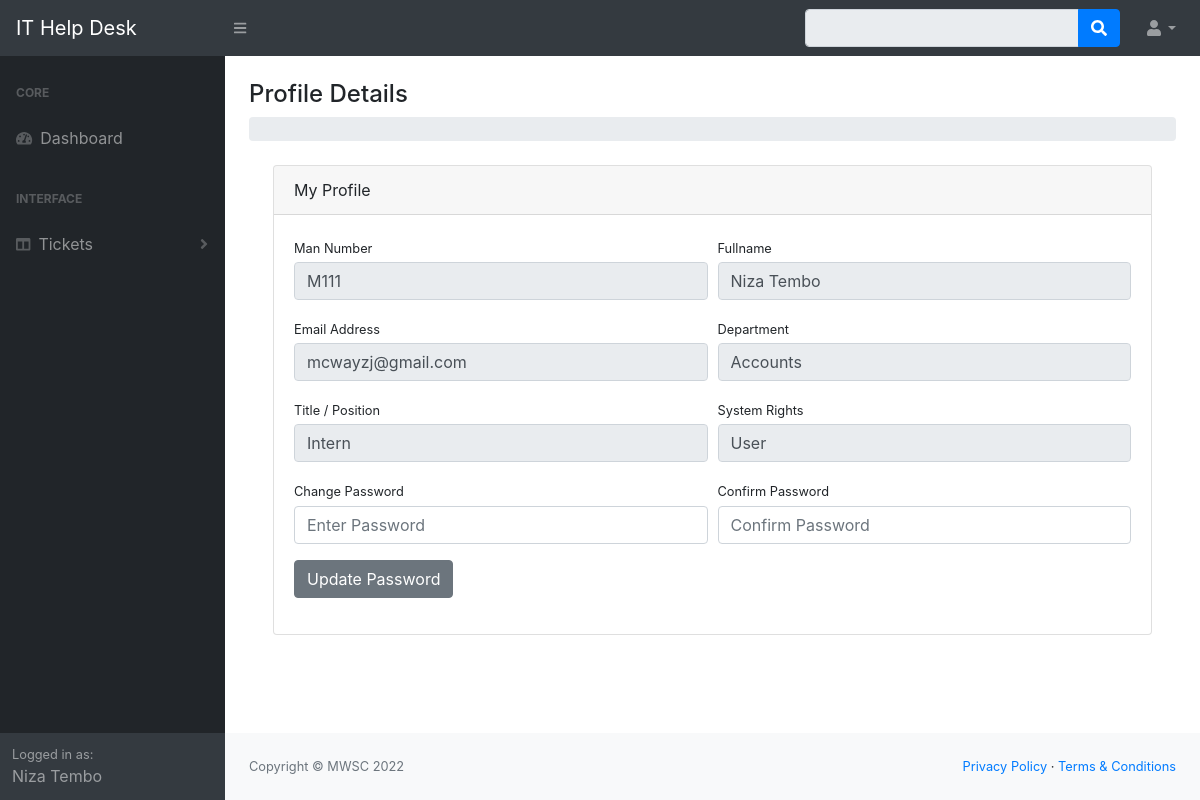
The app's page /user/dist/profile.php (signed in) with its own data.
### tables this page shows
CREATE TABLE `users` (
  `user_id` int(11) NOT NULL,
  `man_no` varchar(30) NOT NULL,
  `full_name` text NOT NULL,
  `email_address` varchar(100) NOT NULL,
  `department` text DEFAULT NULL,
  `job_title` text DEFAULT NULL,
  `role` text NOT NULL,
  `usr_password` varchar(254) NOT NULL
);

### user/dist/includes/user_model.php (called while the page is built, shortened)
<?php
class user_model
{
    public function getUser($id)
    {
        $db = new DBconnection();
        $dbConn = $db->getConnection();
        $sql = "SELECT * FROM `users` WHERE user_id='$id' LIMIT 1";
        return $dbConn->query($sql);
    }
}

### user/dist/profile.php (the view, shortened to what this page needs)
<?php
include "includes/header.php";
include "includes/navbar.php";
include "includes/user_model.php";
$user_model = new user_model();
$id = intval($_SESSION['user_id']);
$getuser = $user_model->getUser($id);
$user = $getuser->fetch(PDO::FETCH_ASSOC);
?>
<div id="layoutSidenav_content">
             <main>
                    <div class="container-fluid">
                        <h4 class="mt-4">Profile Details</h4>
                        <ol class="breadcrumb mb-4">
                        </ol>
                     <div class="container-fluid">
                        <div class="card mb-4">
                        <div class="card-header">
                               My Profile
                            </div>
                        <div class="card-body">
                        <form method='POST' class='form-horizontal'>
                         <div class="form-row">
                            <div class="col-md-6">
                                <div class="form-group">
                                    <label class="small mb-1" for="man_no">Man Number</label>
                                    <input class="form-control" value="<?=$user['man_no']?>" name="man_no" id="man_no" type="text" placeholder="Enter Man No" disabled>
                                 </div>
                            </div>
                            <div class="col-md-6">
                                <div class="form-group">
                                    <label class="small mb-1" for="fullname">Fullname</label>
                                    <input class="form-control" value="<?=$user['full_name']?>" name="fullname" id="f_name" type="text" placeholder="Enter Full Name" disabled>
                                 </div>
                            </div>
                        </div>
                        <div class="form-row">
                            <div class="col-md-6">
                                <div class="form-group">
                                    <label class="small mb-1" for="email">Email Address</label>
                                    <input class="form-control" value="<?=$user['email_address']?>" name="email" id="email" type="email" placeholder="Enter Email Address" disabled>
                                </div>
                            </div>
                            <div class="col-md-6">
                                <div class="form-group">
                                    <label class="small mb-1" for="department">Department</label>
                                    <input class="form-control" value="<?=$user['department']?>"name="department" id="department" type="text" placeholder="Enter Department" disabled>
                                </div>
                            </div>
                        </div>
                        <div class="form-row">
                         <div class="col-md-6">
                                <div class="form-group">
                                    <label class="small mb-1" for="title">Title / Position</label>
                                    <input class="form-control" value="<?=$user['job_title']?>" name="title" id="title" type="text" placeholder="Enter Title / Position" disabled>
                                 </div>
                            </div>
                            <div class="col-md-6">
                                <div class="form-group">
                                    <label class="small mb-1" for="title">System Rights</label>
                                    <input class="form-control" value="<?=$user['role']?>" name="role" id="role" type="text" disabled>
                                 </div>
                            </div>
                    </div>
                        <div class="form-row">
                           <div class="col-md-6">
                                <div class="form-group">
                                    <label class="small mb-1" for="password">Change Password</label>
                                    <input class="form-control"  name="password" id="password" type="password" placeholder="Enter Password" required>
                                 </div>
                            </div>
                            <div class="col-md-6">
                                <div class="form-group">
                                    <label class="small mb-1" for="password2">Confirm Password</label>
                                    <input class="form-control"  name="password2" id="password2" type="password" placeholder="Confirm Password" required>
                                 </div>
                            </div>
                        </div>
                        <div class="form-group">
                            <input class="btn btn-secondary" id="submit" type="submit" onclick="return confirm('Update Password..?');" name="submit" value="Update Password" >
                        </div>
                      </form>
                    </div>
                </div>
            </div>
        </main>
<?php
    include 'includes/footer.php';
?>

### records on screen
users: man_no "M111", fullname "Niza Tembo", email "mcwayzj@gmail.com", department "Accounts", title "Intern", role "User"

### other values on screen
$_SESSION['name'] "Niza Tembo"
